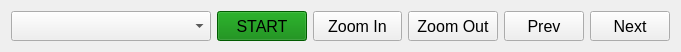
   <widget class="QWidget" name="horizontalLayoutWidget_2">
    <property name="geometry">
     <rect>
      <x>10</x>
      <y>680</y>
      <width>681</width>
      <height>36</height>
     </rect>
    </property>
    <layout class="QHBoxLayout" name="horizontalLayout">
     <item>
      <widget class="QComboBox" name="ImageFolders">
       <property name="sizePolicy">
        <sizepolicy hsizetype="Fixed" vsizetype="Fixed">
         <horstretch>0</horstretch>
         <verstretch>0</verstretch>
        </sizepolicy>
       </property>
       <property name="minimumSize">
        <size>
         <width>200</width>
         <height>30</height>
        </size>
       </property>
       <property name="font">
        <font>
         <pointsize>12</pointsize>
        </font>
       </property>
      </widget>
     </item>
     <item>
      <layout class="QHBoxLayout" name="Navegation" stretch="0,0,0">
       <item>
        <layout class="QHBoxLayout" name="Zoom">
         <item>
          <widget class="QPushButton" name="StartButton">
           <property name="minimumSize">
            <size>
             <width>0</width>
             <height>30</height>
            </size>
           </property>
           <property name="font">
            <font>
             <pointsize>12</pointsize>
            </font>
           </property>
           <property name="styleSheet">
            <string notr="true">background-color: green</string>
           </property>
           <property name="text">
            <string>START</string>
           </property>
          </widget>
         </item>
         <item>
          <widget class="QPushButton" name="ZoomInButton">
           <property name="sizePolicy">
            <sizepolicy hsizetype="Preferred" vsizetype="Fixed">
             <horstretch>0</horstretch>
             <verstretch>0</verstretch>
            </sizepolicy>
           </property>
           <property name="minimumSize">
            <size>
             <width>0</width>
             <height>30</height>
            </size>
           </property>
           <property name="font">
            <font>
             <pointsize>12</pointsize>
            </font>
           </property>
           <property name="text">
            <string>Zoom In</string>
           </property>
           <property name="icon">
            <iconset theme="zoom-in"/>
           </property>
          </widget>
         </item>
         <item>
          <widget class="QPushButton" name="ZoomOutButton">
           <property name="sizePolicy">
            <sizepolicy hsizetype="Preferred" vsizetype="Fixed">
             <horstretch>0</horstretch>
             <verstretch>0</verstretch>
            </sizepolicy>
           </property>
           <property name="minimumSize">
            <size>
             <width>0</width>
             <height>30</height>
            </size>
           </property>
           <property name="font">
            <font>
             <pointsize>12</pointsize>
            </font>
           </property>
           <property name="text">
            <string>Zoom Out</string>
           </property>
           <property name="icon">
            <iconset theme="zoom-out"/>
           </property>
          </widget>
         </item>
        </layout>
       </item>
       <item>
        <widget class="QPushButton" name="Prev">
         <property name="sizePolicy">
          <sizepolicy hsizetype="Fixed" vsizetype="Fixed">
           <horstretch>0</horstretch>
           <verstretch>0</verstretch>
          </sizepolicy>
         </property>
         <property name="minimumSize">
          <size>
           <width>20</width>
           <height>30</height>
          </size>
         </property>
         <property name="font">
          <font>
           <pointsize>12</pointsize>
          </font>
         </property>
         <property name="text">
          <string>Prev</string>
         </property>
         <property name="icon">
          <iconset theme="go-previous"/>
         </property>
        </widget>
       </item>
       <item>
        <widget class="QPushButton" name="Next">
         <property name="sizePolicy">
          <sizepolicy hsizetype="Fixed" vsizetype="Fixed">
           <horstretch>0</horstretch>
           <verstretch>0</verstretch>
          </sizepolicy>
         </property>
         <property name="minimumSize">
          <size>
           <width>20</width>
           <height>30</height>
          </size>
         </property>
         <property name="font">
          <font>
           <pointsize>12</pointsize>
          </font>
         </property>
         <property name="text">
          <string>Next</string>
         </property>
         <property name="icon">
          <iconset theme="go-next"/>
         </property>
        </widget>
       </item>
      </layout>
     </item>
    </layout>
   </widget>
